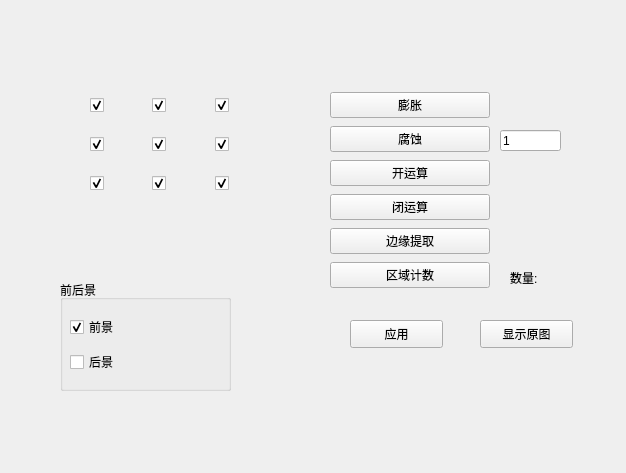
<?xml version="1.0" encoding="UTF-8"?>
<ui version="4.0">
 <class>MorphologyWidget</class>
 <widget class="QWidget" name="MorphologyWidget">
  <property name="geometry">
   <rect>
    <x>0</x>
    <y>0</y>
    <width>626</width>
    <height>473</height>
   </rect>
  </property>
  <property name="windowTitle">
   <string>Form</string>
  </property>
  <widget class="QWidget" name="verticalLayoutWidget">
   <property name="geometry">
    <rect>
     <x>330</x>
     <y>90</y>
     <width>160</width>
     <height>200</height>
    </rect>
   </property>
   <layout class="QVBoxLayout" name="verticalLayout">
    <item>
     <widget class="QPushButton" name="dilate">
      <property name="text">
       <string>膨胀</string>
      </property>
     </widget>
    </item>
    <item>
     <widget class="QPushButton" name="erode">
      <property name="text">
       <string>腐蚀</string>
      </property>
     </widget>
    </item>
    <item>
     <widget class="QPushButton" name="openingOperation">
      <property name="text">
       <string>开运算</string>
      </property>
     </widget>
    </item>
    <item>
     <widget class="QPushButton" name="closingOperation">
      <property name="text">
       <string>闭运算</string>
      </property>
     </widget>
    </item>
    <item>
     <widget class="QPushButton" name="edgeExtraction">
      <property name="text">
       <string>边缘提取</string>
      </property>
     </widget>
    </item>
    <item>
     <widget class="QPushButton" name="areaCount">
      <property name="text">
       <string>区域计数</string>
      </property>
     </widget>
    </item>
   </layout>
  </widget>
  <widget class="QPushButton" name="apply">
   <property name="geometry">
    <rect>
     <x>350</x>
     <y>320</y>
     <width>93</width>
     <height>28</height>
    </rect>
   </property>
   <property name="text">
    <string>应用</string>
   </property>
  </widget>
  <widget class="QPushButton" name="showOrigin">
   <property name="geometry">
    <rect>
     <x>480</x>
     <y>320</y>
     <width>93</width>
     <height>28</height>
    </rect>
   </property>
   <property name="text">
    <string>显示原图</string>
   </property>
  </widget>
  <widget class="QLineEdit" name="erodeTime">
   <property name="geometry">
    <rect>
     <x>500</x>
     <y>130</y>
     <width>61</width>
     <height>21</height>
    </rect>
   </property>
   <property name="text">
    <string>1</string>
   </property>
  </widget>
  <widget class="QWidget" name="gridLayoutWidget">
   <property name="geometry">
    <rect>
     <x>90</x>
     <y>80</y>
     <width>181</width>
     <height>131</height>
    </rect>
   </property>
   <layout class="QGridLayout" name="gridLayout">
    <item row="0" column="2">
     <widget class="QCheckBox" name="construct3">
      <property name="text">
       <string/>
      </property>
      <property name="checked">
       <bool>true</bool>
      </property>
     </widget>
    </item>
    <item row="1" column="0">
     <widget class="QCheckBox" name="construct4">
      <property name="text">
       <string/>
      </property>
      <property name="checked">
       <bool>true</bool>
      </property>
     </widget>
    </item>
    <item row="1" column="2">
     <widget class="QCheckBox" name="construct6">
      <property name="text">
       <string/>
      </property>
      <property name="checked">
       <bool>true</bool>
      </property>
     </widget>
    </item>
    <item row="0" column="1">
     <widget class="QCheckBox" name="construct2">
      <property name="text">
       <string/>
      </property>
      <property name="checked">
       <bool>true</bool>
      </property>
      <property name="tristate">
       <bool>false</bool>
      </property>
     </widget>
    </item>
    <item row="1" column="1">
     <widget class="QCheckBox" name="construct5">
      <property name="text">
       <string/>
      </property>
      <property name="checked">
       <bool>true</bool>
      </property>
     </widget>
    </item>
    <item row="0" column="0">
     <widget class="QCheckBox" name="construct1">
      <property name="text">
       <string/>
      </property>
      <property name="checked">
       <bool>true</bool>
      </property>
     </widget>
    </item>
    <item row="2" column="0">
     <widget class="QCheckBox" name="construct7">
      <property name="text">
       <string/>
      </property>
      <property name="checked">
       <bool>true</bool>
      </property>
     </widget>
    </item>
    <item row="2" column="1">
     <widget class="QCheckBox" name="construct8">
      <property name="text">
       <string/>
      </property>
      <property name="checked">
       <bool>true</bool>
      </property>
     </widget>
    </item>
    <item row="2" column="2">
     <widget class="QCheckBox" name="construct9">
      <property name="text">
       <string/>
      </property>
      <property name="checked">
       <bool>true</bool>
      </property>
     </widget>
    </item>
   </layout>
  </widget>
  <widget class="QLabel" name="objectCounts">
   <property name="geometry">
    <rect>
     <x>510</x>
     <y>270</y>
     <width>72</width>
     <height>15</height>
    </rect>
   </property>
   <property name="text">
    <string>数量:</string>
   </property>
  </widget>
  <widget class="QGroupBox" name="groupBox">
   <property name="geometry">
    <rect>
     <x>60</x>
     <y>280</y>
     <width>171</width>
     <height>111</height>
    </rect>
   </property>
   <property name="title">
    <string>前后景</string>
   </property>
   <widget class="QWidget" name="">
    <property name="geometry">
     <rect>
      <x>10</x>
      <y>30</y>
      <width>131</width>
      <height>71</height>
     </rect>
    </property>
    <layout class="QVBoxLayout" name="verticalLayout_2">
     <item>
      <widget class="QCheckBox" name="frontGround">
       <property name="text">
        <string>前景</string>
       </property>
       <property name="checked">
        <bool>true</bool>
       </property>
      </widget>
     </item>
     <item>
      <widget class="QCheckBox" name="backGround">
       <property name="text">
        <string>后景</string>
       </property>
      </widget>
     </item>
    </layout>
   </widget>
  </widget>
 </widget>
 <resources/>
 <connections/>
</ui>
